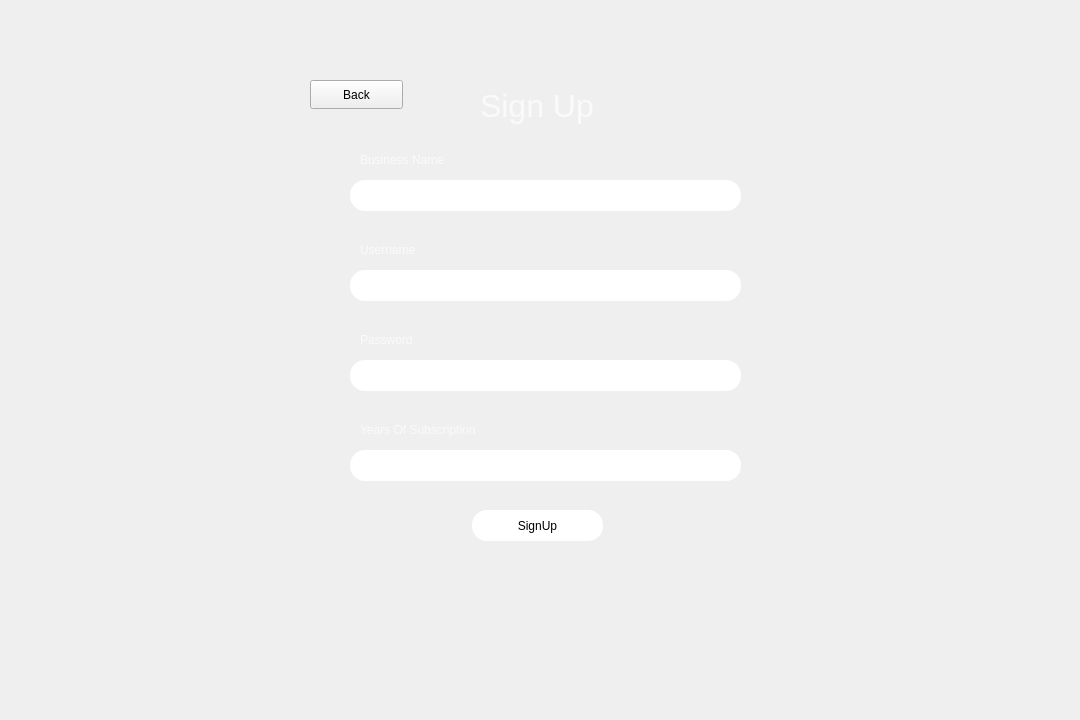
<?xml version="1.0" encoding="UTF-8"?>
<ui version="4.0">
 <class>signup</class>
 <widget class="QDialog" name="signup">
  <property name="geometry">
   <rect>
    <x>0</x>
    <y>0</y>
    <width>1080</width>
    <height>720</height>
   </rect>
  </property>
  <property name="windowTitle">
   <string>Dialog</string>
  </property>
  <widget class="QLabel" name="label">
   <property name="geometry">
    <rect>
     <x>0</x>
     <y>0</y>
     <width>1080</width>
     <height>720</height>
    </rect>
   </property>
   <property name="text">
    <string/>
   </property>
   <property name="pixmap">
    <pixmap resource="Resources.qrc">:/Image/The-Rose-Hotel.jpg</pixmap>
   </property>
  </widget>
  <widget class="QLabel" name="label_2">
   <property name="geometry">
    <rect>
     <x>260</x>
     <y>20</y>
     <width>591</width>
     <height>641</height>
    </rect>
   </property>
   <property name="text">
    <string/>
   </property>
   <property name="pixmap">
    <pixmap resource="Resources.qrc">:/Image/output-onlinepngtools (4).png</pixmap>
   </property>
   <property name="scaledContents">
    <bool>true</bool>
   </property>
  </widget>
  <widget class="QLabel" name="label_3">
   <property name="geometry">
    <rect>
     <x>360</x>
     <y>150</y>
     <width>101</width>
     <height>20</height>
    </rect>
   </property>
   <property name="styleSheet">
    <string notr="true">color:rgb(250,250,250);</string>
   </property>
   <property name="text">
    <string>Business Name</string>
   </property>
  </widget>
  <widget class="QLineEdit" name="lineEdit">
   <property name="geometry">
    <rect>
     <x>350</x>
     <y>180</y>
     <width>391</width>
     <height>31</height>
    </rect>
   </property>
   <property name="styleSheet">
    <string notr="true">padding-left:10px;
border-radius:15px;</string>
   </property>
  </widget>
  <widget class="QLabel" name="label_4">
   <property name="geometry">
    <rect>
     <x>360</x>
     <y>240</y>
     <width>161</width>
     <height>20</height>
    </rect>
   </property>
   <property name="styleSheet">
    <string notr="true">color:rgb(250,250,250);</string>
   </property>
   <property name="text">
    <string>Username</string>
   </property>
  </widget>
  <widget class="QLineEdit" name="lineEdit_2">
   <property name="geometry">
    <rect>
     <x>350</x>
     <y>270</y>
     <width>391</width>
     <height>31</height>
    </rect>
   </property>
   <property name="styleSheet">
    <string notr="true">padding-left:10px;
border-radius:15px;</string>
   </property>
  </widget>
  <widget class="QLineEdit" name="lineEdit_3">
   <property name="geometry">
    <rect>
     <x>350</x>
     <y>360</y>
     <width>391</width>
     <height>31</height>
    </rect>
   </property>
   <property name="styleSheet">
    <string notr="true">padding-left:10px;
border-radius:15px;</string>
   </property>
  </widget>
  <widget class="QLabel" name="label_5">
   <property name="geometry">
    <rect>
     <x>360</x>
     <y>330</y>
     <width>63</width>
     <height>20</height>
    </rect>
   </property>
   <property name="styleSheet">
    <string notr="true">color:rgb(250,250,250);</string>
   </property>
   <property name="text">
    <string>Password</string>
   </property>
  </widget>
  <widget class="QLabel" name="label_6">
   <property name="geometry">
    <rect>
     <x>360</x>
     <y>420</y>
     <width>161</width>
     <height>20</height>
    </rect>
   </property>
   <property name="styleSheet">
    <string notr="true">color:rgb(250,250,250);</string>
   </property>
   <property name="text">
    <string>Years Of Subscription</string>
   </property>
  </widget>
  <widget class="QLineEdit" name="lineEdit_4">
   <property name="geometry">
    <rect>
     <x>350</x>
     <y>450</y>
     <width>391</width>
     <height>31</height>
    </rect>
   </property>
   <property name="styleSheet">
    <string notr="true">padding-left:10px;
border-radius:15px;</string>
   </property>
  </widget>
  <widget class="QPushButton" name="pushButton">
   <property name="geometry">
    <rect>
     <x>472</x>
     <y>510</y>
     <width>131</width>
     <height>31</height>
    </rect>
   </property>
   <property name="cursor">
    <cursorShape>PointingHandCursor</cursorShape>
   </property>
   <property name="styleSheet">
    <string notr="true">border-radius:15px;
background:rgb(255, 255, 255);</string>
   </property>
   <property name="text">
    <string>SignUp</string>
   </property>
  </widget>
  <widget class="QLabel" name="label_7">
   <property name="geometry">
    <rect>
     <x>480</x>
     <y>80</y>
     <width>141</width>
     <height>51</height>
    </rect>
   </property>
   <property name="font">
    <font>
     <pointsize>24</pointsize>
    </font>
   </property>
   <property name="styleSheet">
    <string notr="true">color:rgb(250,250,250);</string>
   </property>
   <property name="text">
    <string>Sign Up</string>
   </property>
  </widget>
  <widget class="QPushButton" name="pushButton_2">
   <property name="geometry">
    <rect>
     <x>310</x>
     <y>80</y>
     <width>93</width>
     <height>29</height>
    </rect>
   </property>
   <property name="text">
    <string>Back</string>
   </property>
  </widget>
 </widget>
 <resources>
  <include location="Resources.qrc"/>
 </resources>
 <connections/>
</ui>
